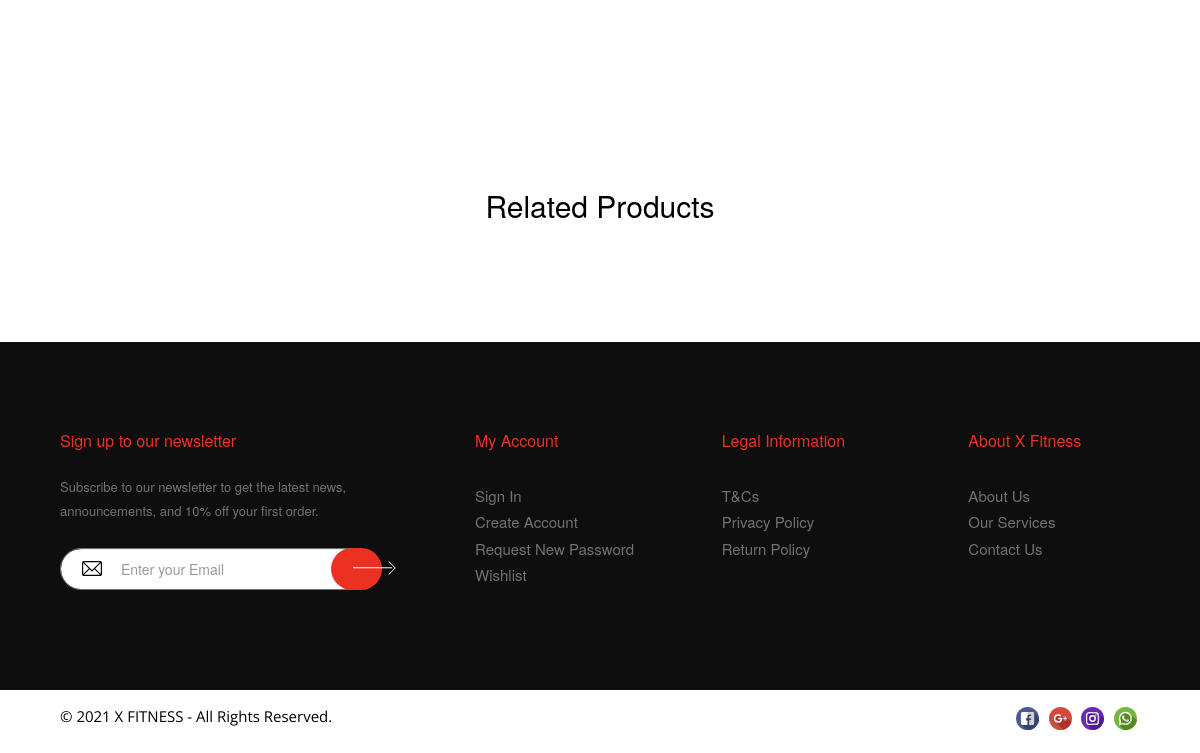
/product/matrix-suspension (signed in, lower part), run on an earlier commit of the app's database.
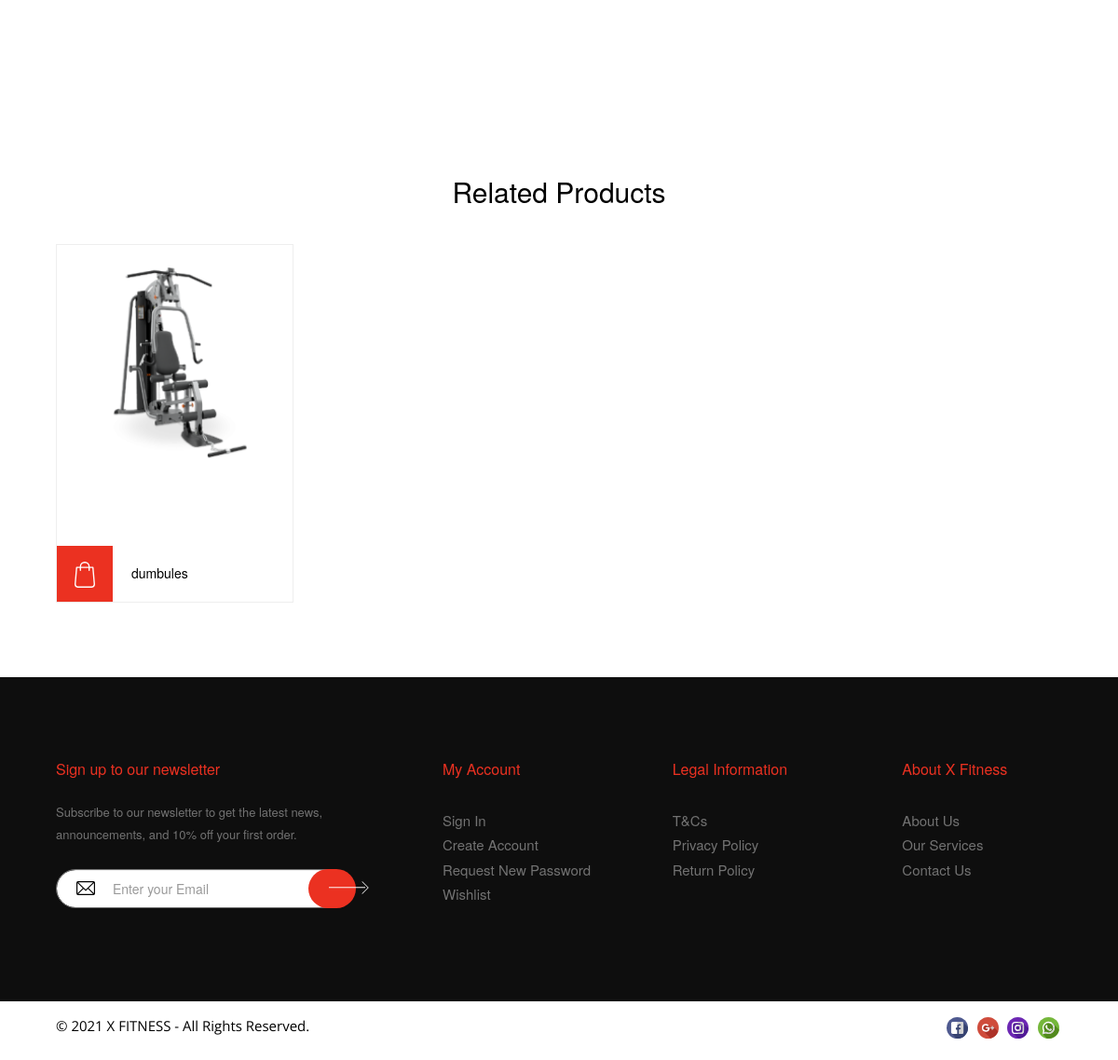
And on a later commit of the database.
### tables this page shows
CREATE TABLE `tbl_product` (
  `id` int(10) NOT NULL,
  `category_id` int(5) NOT NULL,
  `sub_category_id` int(5) NOT NULL,
  `brand_id` int(11) NOT NULL,
  `offer_id` int(10) NOT NULL DEFAULT 0,
  `product_title` varchar(255) NOT NULL,
  `product_slug` varchar(150) NOT NULL,
  `product_desc` longtext NOT NULL,
  `product_features` longtext NOT NULL,
  `featured_image` text NOT NULL,
  `featured_image2` text NOT NULL,
  `size_chart` text NOT NULL,
  `product_mrp` double NOT NULL,
  `selling_price` double NOT NULL DEFAULT 0,
  `you_save_amt` double NOT NULL DEFAULT 0,
  `you_save_per` double NOT NULL DEFAULT 0,
  `other_color_product` text NOT NULL,
  `color` varchar(100) NOT NULL,
  `product_size` text NOT NULL,
  `product_quantity` int(5) NOT NULL DEFAULT 1,
  `max_unit_buy` int(5) NOT NULL DEFAULT 1,
  `delivery_charge` float NOT NULL,
  `total_views` varchar(10) NOT NULL DEFAULT '0',
  `total_rate` int(10) NOT NULL DEFAULT 0,
  `rate_avg` double NOT NULL DEFAULT 0,
  `is_featured` int(1) DEFAULT 0,
  `today_deal` int(2) NOT NULL DEFAULT 0,
  `today_deal_date` varchar(150) NOT NULL DEFAULT '0',
  `total_sale` int(10) NOT NULL DEFAULT 0,
  `created_at` varchar(150) NOT NULL,
  `seo_title` varchar(150) NOT NULL,
  `seo_meta_description` longtext NOT NULL,
  `seo_keywords` longtext NOT NULL,
  `status` int(1) NOT NULL DEFAULT 1
);

### application/libraries/Template.php (called while the page is built)
<?php if ( ! defined('BASEPATH')) exit('No direct script access allowed');
class Template {
        var $template_data = array();
        function set($name, $value)
        {
            $this->template_data[$name] = $value;
        }
        function load($template = '', $view = '' , $view_data = array(), $return = FALSE)
        {
            $this->CI =& get_instance();
            $this->set('contents', $this->CI->load->view($view, $view_data, TRUE));
            return $this->CI->load->view($template, $this->template_data, $return);
        }
}

### application/controllers/Site.php (called while the page is built, shortened)
<?php if ( ! defined('BASEPATH')) exit('No direct script access allowed');
class Site extends CI_Controller
{
    public function single_product($product_slug){
        $where=array('product_slug' => $product_slug);
        $product_id =  $this->common_model->getIdBySlug($where, 'tbl_product');
        $row_pro=$this->common_model->selectByid($product_id,'tbl_product');
        $data = array();
        $data['page_title'] = $row_pro->product_title;
        $data['current_page'] = $row_pro->product_title;
        $data['product'] = $row_pro;
        $user_id=$this->session->userdata('user_id') ? $this->session->userdata('user_id'):'0';
        $where= array('user_id' => $user_id, 'product_id' => $product_id);
        $review=$this->common_model->selectByids($where, 'tbl_rating');
        if(!empty($review)){
            $where= array('type' => 'review', 'parent_id' => $review[0]->id);
            $images=$this->common_model->selectByids($where, 'tbl_product_images');
            array_push($review, $images);
            $data['my_review'] = $review;
        }
        else{
            $data['my_review']=array();
        }
        $data['product_rating'] = $this->api_model->get_product_review($product_id);
        $where=array('category_id' => $data['product']->category_id, 'sub_category_id' => $data['product']->sub_category_id, 'id !=' => $data['product']->id);
        $data['related_products'] = $this->common_model->selectByids($where,'tbl_product');
        $data['recent_viewed_products'] = $this->api_model->products_filter('recent_viewed_products','',10,0,'','','','','','',$user_id);
        $data['sharing_img'] = base_url('assets/images/products/'.$data['product']->featured_image);
        $data['user_id'] = $user_id;
        $this->template->load('site/template', 'site/pages/single_product', $data);
    }
    public function _create_thumbnail($path, $thumb_name, $fileName, $width, $height)
    {
        $source_path = $path.$fileName;
        if($fileName!=''){
            if(file_exists($source_path)){
                $ext = pathinfo($fileName, PATHINFO_EXTENSION);
                $thumb_name=$thumb_name.'_'.$width.'x'.$height.'.'.$ext;
                $thumb_path=$path.'thumbs/'.$thumb_name;
                return $thumb_path;
            }
        }
        else{
            return '';
        }
    }
}

### index.php (called while the page is built, shortened)
<?php
require_once BASEPATH.'core/CodeIgniter.php';

### application/models/Common_model.php (called while the page is built, shortened)
<?php
class Common_model extends CI_Model {
    public function getIdBySlug($where,$table){
        $this->db->select('id');
        $this->db->from($table);
        $this->db->where($where);
        $query = $this->db->get();
        $row=$query->result();
        return $row[0]->id;
    }
    function deleteByids($where,$table){
        $this->db->delete($table, $where);
        return true;
    }
    function selectByid($id,$table){
        $this->db->select();
        $this->db->from($table);
        $this->db->where('id', $id);
        $query = $this->db->get();
        $row=$query->result();
        if(!empty($row))
            return $row[0];
        else
            return false;
    }
    function selectByids($ids,$table,$sort_by='',$sort='DESC', $limit=0, $start=''){
        $this->db->select();
        $this->db->from($table);
        $this->db->where($ids);
        $query = $this->db->get();
        $query = $query->result();
        return $query;
    }
}

### application/views/site/pages/single_product.php (the view, shortened to what the changed rows need)
<?php
$ci =& get_instance();
?>
<section class="main-sec">
  <section class="rp">
    <div class="container">
      <div class="col-md-12">
        <div id="owl-demo11" class="owl-carousel owl-theme" >
        <?php
foreach ($related_products as $key => $product_row)
{
  $thumb_img_nm = preg_replace('/\\.[^.\\s]{3,4}$/', '', $product_row->featured_image);
  $img_file=$ci->_create_thumbnail('assets/images/products/',$thumb_img_nm,$product_row->featured_image,210,210);
  ?>
          <div class="item">
          	<figure><a href="<?php echo site_url('product/'.$product_row->product_slug); ?>">
                  <div class="pc-img"><img src="<?=base_url().$img_file?>"></div></a>
                  <figcaption>
                    <div class="pc-crt main-text"><a href="#" class="cd-signin tester" data-select="<?=$product_row->product_title?>" data-id="<?=$product_row->featured_image?>" data-type="<?=CURRENCY_CODE.' '.number_format($product_row->product_mrp, 2);?>"><img style="margin-top:17px" src="<?=base_url('assets/xfitness/images/cart.svg')?>"></a></div>
                            <h4><?php
                            if(strlen($product_row->product_title) > 16){
                              echo substr(stripslashes($product_row->product_title), 0, 16).'...';
                            }else{
                              echo $product_row->product_title;
                            }
                          ?></h4>
                    </figcaption>
                </figure>
          </div>
          <?php } ?>
        </div>
      </div>
    </div>
  </section>
</section>

What changed in the data, as far as the page shows it:
added tbl_product: product_title "dumbules"
